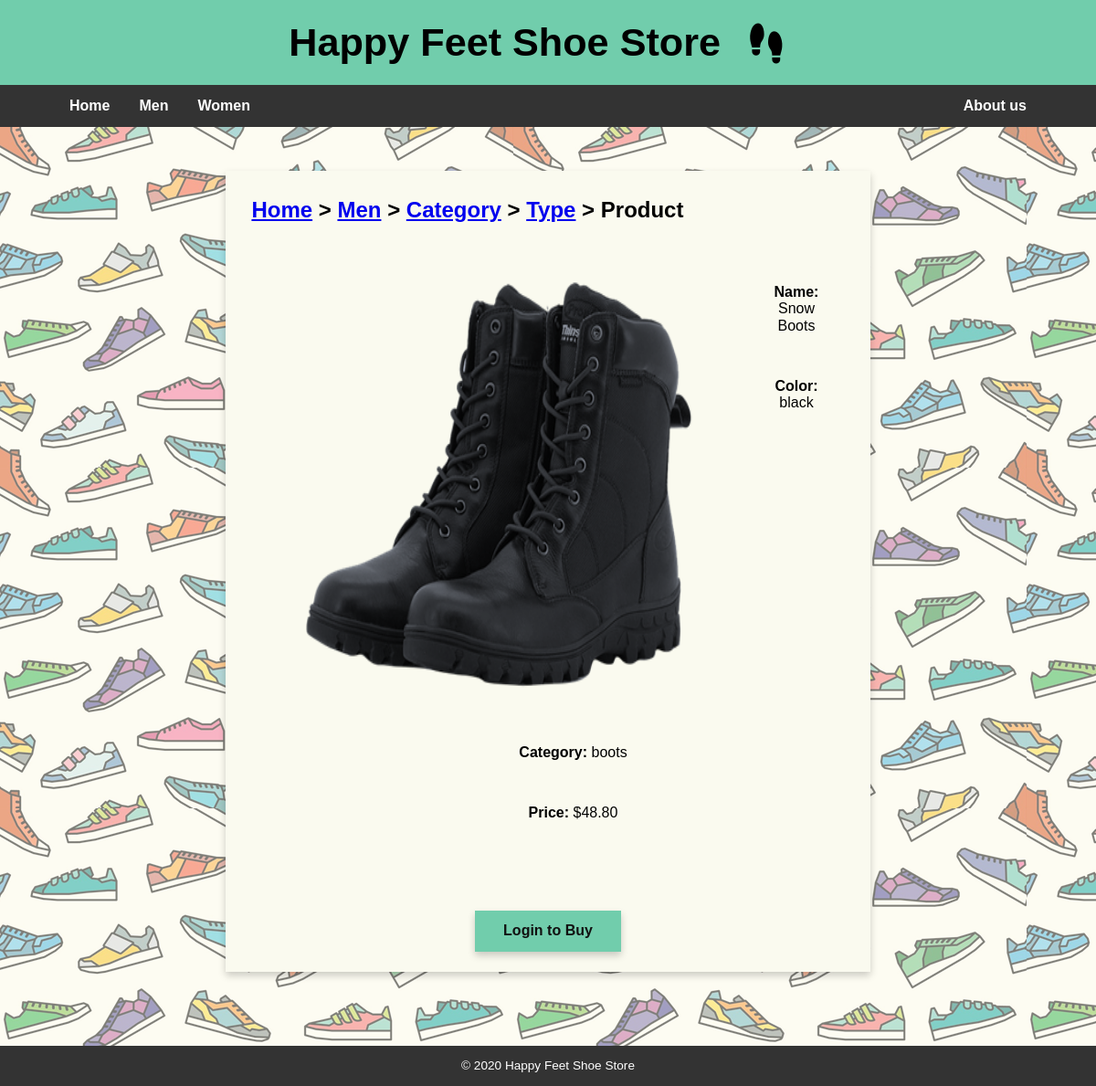
Page /men/view.php?shoe_category=1&shoe_type=Snow Boots&shoe=9 on the committed database.
### tables this page shows
CREATE TABLE `product` (
 `productID` int(11) NOT NULL AUTO_INCREMENT,
 `productName` varchar(50) NOT NULL,
 `section` varchar(20) NOT NULL,
 `categoryID` int(11) NOT NULL,
 `colorID` int(11) NOT NULL,
 `price` decimal(18,2) NOT NULL,
 PRIMARY KEY (`productID`),
 KEY `fk_categoryID` (`categoryID`),
 KEY `fk_colorID` (`colorID`),
 CONSTRAINT `fk_categoryID` FOREIGN KEY (`categoryID`) REFERENCES `category` (`categoryID`),
 CONSTRAINT `fk_colorID` FOREIGN KEY (`colorID`) REFERENCES `color` (`colorID`)
);

CREATE TABLE `category` (
 `categoryID` int(11) NOT NULL AUTO_INCREMENT,
 `categoryName` varchar(20) NOT NULL,
 PRIMARY KEY (`categoryID`)
);

### men/view.php (the view, shortened to what this page needs)
<?php
require_once('../model/database.php');
$shoe_category = filter_input(INPUT_GET, 'shoe_category');
$shoe_type = filter_input(INPUT_GET, 'shoe_type');
$shoe = filter_input(INPUT_GET, 'shoe');
$query = "select p.productID, p.productName, p.price, replace(p.productName, ' ', '-') as productFileName, replace(c.colorName, ' ', '-') as colorName, cat.categoryName
            from product as p, color as c, category as cat
            where p.colorID = c.colorID and p.categoryID = cat.categoryID and p.`section` = 'men' and productID = :shoe
            order by p.productName, p.categoryID ";
$statement = $db->prepare($query);
$statement->bindValue(':shoe', $shoe);
$statement->execute();
$shoe = $statement->fetch();
include '../views/header.php';
?>
<main>
    <div class="card">
        <h3>
            <a href="../index.php">Home</a> >
            <a href="index.php">Men</a> >
            <a href="category.php?shoe_category=<?php echo $shoe_category ?>">Category</a> >
            <a href="type.php?shoe_category=<?php echo $shoe_category ?>&shoe_type=<?php echo $shoe_type ?>">Type</a> >
            Product
        </h3>
        <form action="../purchase/index.php" method="post">
            <div class="dashboard">
                <div class="side">
                    <div class="pic">
                        <div class="panel">
                            <img alt="shoe" style="height:512px; width:512px;"
                            src="../images/men_shoes/<?php echo $shoe['categoryName'] ?>/<?php echo $shoe['productFileName'] ?>/<?php echo $shoe['productFileName'] ?>-<?php echo $shoe['colorName'] ?>.png">
                        </div>
                    </div>
                    <div class="content">
                        <br><br>
                        <div class="panel">
                            <b>Name:</b> <?php echo $shoe['productName'] ?>
                        </div>
                        <div class="panel">
                            <b>Color:</b> <?php echo $shoe['colorName'] ?>
                        </div>
                        <div class="panel">
                            <b>Category:</b> <?php echo $shoe['categoryName'] ?>
                        </div>
                        <div class="panel">
                        <b>Price:</b> $<?php echo $shoe['price'] ?>
                        </div>
                    </div>
                </div>
                <br><br><br><br>
                <?php
                    if((!isset($loggedin) || (isset($loggedin) && $loggedin == FALSE))) {
                ?>
                    <a href="../index.php" style="text-decoration: none;">
                        <input type="button" class="form_button buybutton" value="Login to Buy" />
                    </a>
                <?php } else { ?>
                    <input type="submit" class="form_button buybutton" value="Buy Now" />
                <?php } ?>
            </div>
        </form>
    </div>
</main>
<?php include '../views/footer.php'; ?>

### styles/main.css (style rules this page uses)
html { font-family: Tahoma, Geneva, sans-serif; min-height: 100%; margin: 0%; }
body { min-height: 100%; margin: 0%; min-width:1000px; width: auto !important; width:1000px; overflow: auto; }
main { background-image: url("../images/main-background.png"); background-repeat: repeat; background-color: #fafaef; padding: 4%; min-height: 600px; }
.card { background-color: #fafaef; box-shadow: 0 4px 8px 0 rgba(0,0,0,0.2); padding: 2%; margin: auto; width: 60%; margin-bottom: 3%; }
.card h3 { margin: 0%; font-size: 1.5rem; padding: 1%; }
input, select { background-color: #fafaef; padding: 1%; }
.form_button { margin: auto; box-shadow: 0 4px 8px 0 rgba(0,0,0,0.2); background-color: #71cdac; border: none; color: #111; padding: 2%; font-weight: 600; text-align: center; text-decoration: none; font-size: 1rem; display: block; }
.dashboard { text-align: center; min-height: 500px; }
.panel { padding: 1.5rem 2rem; }
.side { display: inline; }
.pic { left: 0; float: left; }
.content { margin-left: 55px; top: 0; }
.buybutton { width: 160px; }

### rows in the picture
product: categoryID.categoryName (picture), productName "Snow Boots", categoryID.categoryName "boots", price "48.80"

### other values in the picture
$shoe['colorName'] "black"
